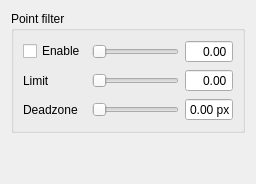
     <widget class="QWidget" name="tab">
      <attribute name="title">
       <string>Filter</string>
      </attribute>
      <layout class="QGridLayout" name="gridLayout_9">
       <item row="0" column="0">
        <widget class="QGroupBox" name="groupBox">
         <property name="title">
          <string>Point filter</string>
         </property>
         <layout class="QGridLayout" name="gridLayout_12">
          <item row="1" column="1">
           <widget class="QSlider" name="point_filter_limit_slider">
            <property name="sizePolicy">
             <sizepolicy hsizetype="Minimum" vsizetype="Maximum">
              <horstretch>0</horstretch>
              <verstretch>0</verstretch>
             </sizepolicy>
            </property>
            <property name="minimum">
             <number>0</number>
            </property>
            <property name="maximum">
             <number>99</number>
            </property>
            <property name="singleStep">
             <number>1</number>
            </property>
            <property name="pageStep">
             <number>10</number>
            </property>
            <property name="orientation">
             <enum>Qt::Horizontal</enum>
            </property>
           </widget>
          </item>
          <item row="0" column="2">
           <widget class="QDoubleSpinBox" name="point_filter_label">
            <property name="sizePolicy">
             <sizepolicy hsizetype="Preferred" vsizetype="Maximum">
              <horstretch>2</horstretch>
              <verstretch>0</verstretch>
             </sizepolicy>
            </property>
            <property name="focusPolicy">
             <enum>Qt::NoFocus</enum>
            </property>
            <property name="alignment">
             <set>Qt::AlignRight|Qt::AlignTrailing|Qt::AlignVCenter</set>
            </property>
            <property name="readOnly">
             <bool>true</bool>
            </property>
            <property name="buttonSymbols">
             <enum>QAbstractSpinBox::NoButtons</enum>
            </property>
            <property name="maximum">
             <double>999.990000000000009</double>
            </property>
           </widget>
          </item>
          <item row="1" column="0">
           <widget class="QLabel" name="label_15">
            <property name="text">
             <string>Limit</string>
            </property>
           </widget>
          </item>
          <item row="2" column="2">
           <widget class="QDoubleSpinBox" name="point_filter_deadzone_label">
            <property name="sizePolicy">
             <sizepolicy hsizetype="Preferred" vsizetype="Maximum">
              <horstretch>0</horstretch>
              <verstretch>0</verstretch>
             </sizepolicy>
            </property>
            <property name="focusPolicy">
             <enum>Qt::NoFocus</enum>
            </property>
            <property name="alignment">
             <set>Qt::AlignRight|Qt::AlignTrailing|Qt::AlignVCenter</set>
            </property>
            <property name="readOnly">
             <bool>true</bool>
            </property>
            <property name="buttonSymbols">
             <enum>QAbstractSpinBox::NoButtons</enum>
            </property>
            <property name="suffix">
             <string> px</string>
            </property>
            <property name="maximum">
             <double>1.000000000000000</double>
            </property>
           </widget>
          </item>
          <item row="0" column="1">
           <widget class="QSlider" name="point_filter_slider">
            <property name="sizePolicy">
             <sizepolicy hsizetype="Minimum" vsizetype="Maximum">
              <horstretch>10</horstretch>
              <verstretch>0</verstretch>
             </sizepolicy>
            </property>
            <property name="minimum">
             <number>0</number>
            </property>
            <property name="maximum">
             <number>400</number>
            </property>
            <property name="singleStep">
             <number>1</number>
            </property>
            <property name="pageStep">
             <number>10</number>
            </property>
            <property name="orientation">
             <enum>Qt::Horizontal</enum>
            </property>
           </widget>
          </item>
          <item row="2" column="1">
           <widget class="QSlider" name="point_filter_deadzone_slider">
            <property name="sizePolicy">
             <sizepolicy hsizetype="Minimum" vsizetype="Maximum">
              <horstretch>0</horstretch>
              <verstretch>0</verstretch>
             </sizepolicy>
            </property>
            <property name="minimum">
             <number>0</number>
            </property>
            <property name="maximum">
             <number>100</number>
            </property>
            <property name="singleStep">
             <number>1</number>
            </property>
            <property name="pageStep">
             <number>3</number>
            </property>
            <property name="orientation">
             <enum>Qt::Horizontal</enum>
            </property>
           </widget>
          </item>
          <item row="2" column="0">
           <widget class="QLabel" name="label_30">
            <property name="text">
             <string>Deadzone</string>
            </property>
           </widget>
          </item>
          <item row="1" column="2">
           <widget class="QDoubleSpinBox" name="point_filter_limit_label">
            <property name="sizePolicy">
             <sizepolicy hsizetype="Preferred" vsizetype="Maximum">
              <horstretch>0</horstretch>
              <verstretch>0</verstretch>
             </sizepolicy>
            </property>
            <property name="focusPolicy">
             <enum>Qt::NoFocus</enum>
            </property>
            <property name="alignment">
             <set>Qt::AlignRight|Qt::AlignTrailing|Qt::AlignVCenter</set>
            </property>
            <property name="readOnly">
             <bool>true</bool>
            </property>
            <property name="buttonSymbols">
             <enum>QAbstractSpinBox::NoButtons</enum>
            </property>
            <property name="maximum">
             <double>1.000000000000000</double>
            </property>
           </widget>
          </item>
          <item row="0" column="0">
           <widget class="QCheckBox" name="enable_point_filter">
            <property name="sizePolicy">
             <sizepolicy hsizetype="Maximum" vsizetype="Maximum">
              <horstretch>0</horstretch>
              <verstretch>0</verstretch>
             </sizepolicy>
            </property>
            <property name="toolTip">
             <string>Filter point centers prior to pose estimation.</string>
            </property>
            <property name="text">
             <string>Enable</string>
            </property>
           </widget>
          </item>
         </layout>
        </widget>
       </item>
       <item row="1" column="0">
        <spacer name="verticalSpacer_3">
         <property name="orientation">
          <enum>Qt::Vertical</enum>
         </property>
         <property name="sizeHint" stdset="0">
          <size>
           <width>20</width>
           <height>40</height>
          </size>
         </property>
        </spacer>
       </item>
      </layout>
     </widget>
